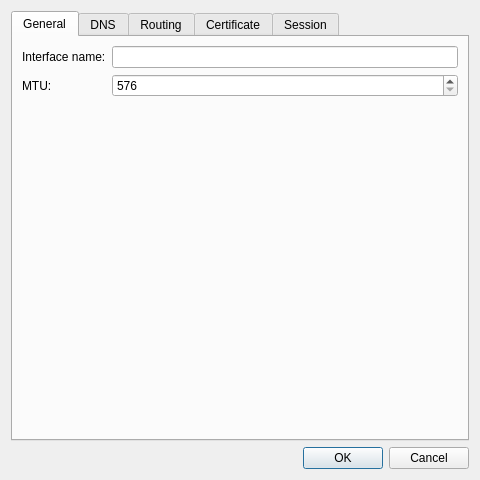
<?xml version="1.0" encoding="UTF-8"?>
<ui version="4.0">
 <class>SnxAdvancedWidget</class>
 <widget class="QDialog" name="SnxAdvancedWidget">
  <property name="geometry">
   <rect>
    <x>0</x>
    <y>0</y>
    <width>480</width>
    <height>480</height>
   </rect>
  </property>
  <property name="windowTitle">
   <string>Advanced Settings</string>
  </property>
  <layout class="QVBoxLayout" name="rootLayout">
   <item>
    <widget class="QTabWidget" name="tabs">
     <widget class="QWidget" name="generalTab">
      <attribute name="title">
       <string>General</string>
      </attribute>
      <layout class="QFormLayout" name="generalTabLayout">
       <item row="0" column="0">
        <widget class="QLabel" name="ifNameLabel">
         <property name="text">
          <string>Interface name:</string>
         </property>
         <property name="buddy">
          <cstring>ifName</cstring>
         </property>
        </widget>
       </item>
       <item row="0" column="1">
        <widget class="QLineEdit" name="ifName"/>
       </item>
       <item row="1" column="0">
        <widget class="QLabel" name="mtuLabel">
         <property name="text">
          <string>MTU:</string>
         </property>
         <property name="buddy">
          <cstring>mtu</cstring>
         </property>
        </widget>
       </item>
       <item row="1" column="1">
        <widget class="QSpinBox" name="mtu">
         <property name="minimum">
          <number>576</number>
         </property>
         <property name="maximum">
          <number>9000</number>
         </property>
        </widget>
       </item>
      </layout>
     </widget>
     <widget class="QWidget" name="dnsTab">
      <attribute name="title">
       <string>DNS</string>
      </attribute>
      <layout class="QFormLayout" name="dnsTabLayout">
       <item row="0" column="0">
        <widget class="QLabel" name="dnsServersLabel">
         <property name="text">
          <string>Additional DNS servers:</string>
         </property>
         <property name="buddy">
          <cstring>dnsServers</cstring>
         </property>
        </widget>
       </item>
       <item row="0" column="1">
        <widget class="QLineEdit" name="dnsServers"/>
       </item>
       <item row="1" column="0">
        <widget class="QLabel" name="ignoreDnsServersLabel">
         <property name="text">
          <string>Ignored DNS servers:</string>
         </property>
         <property name="buddy">
          <cstring>ignoreDnsServers</cstring>
         </property>
        </widget>
       </item>
       <item row="1" column="1">
        <widget class="QLineEdit" name="ignoreDnsServers"/>
       </item>
       <item row="2" column="0">
        <widget class="QLabel" name="searchDomainsLabel">
         <property name="text">
          <string>Search domains:</string>
         </property>
         <property name="buddy">
          <cstring>searchDomains</cstring>
         </property>
        </widget>
       </item>
       <item row="2" column="1">
        <widget class="QLineEdit" name="searchDomains"/>
       </item>
       <item row="3" column="0">
        <widget class="QLabel" name="ignoreSearchDomainsLabel">
         <property name="text">
          <string>Ignored search domains:</string>
         </property>
         <property name="buddy">
          <cstring>ignoreSearchDomains</cstring>
         </property>
        </widget>
       </item>
       <item row="3" column="1">
        <widget class="QLineEdit" name="ignoreSearchDomains"/>
       </item>
       <item row="4" column="1">
        <widget class="QCheckBox" name="setRoutingDomains">
         <property name="text">
          <string>Use routing domains for split DNS</string>
         </property>
        </widget>
       </item>
       <item row="5" column="0">
        <widget class="QLabel" name="dnsPriorityLabel">
         <property name="text">
          <string>DNS priority:</string>
         </property>
         <property name="buddy">
          <cstring>dnsPriority</cstring>
         </property>
        </widget>
       </item>
       <item row="5" column="1">
        <widget class="QSpinBox" name="dnsPriority">
         <property name="minimum">
          <number>-1000</number>
         </property>
         <property name="maximum">
          <number>1000</number>
         </property>
        </widget>
       </item>
       <item row="6" column="1">
        <widget class="QCheckBox" name="disableIpv6">
         <property name="text">
          <string>Disable IPv6 while connected</string>
         </property>
        </widget>
       </item>
      </layout>
     </widget>
     <widget class="QWidget" name="routingTab">
      <attribute name="title">
       <string>Routing</string>
      </attribute>
      <layout class="QFormLayout" name="routingTabLayout">
       <item row="0" column="1">
        <widget class="QCheckBox" name="defaultRoute">
         <property name="text">
          <string>Use as default route</string>
         </property>
        </widget>
       </item>
       <item row="1" column="1">
        <widget class="QCheckBox" name="noRouting">
         <property name="text">
          <string>Ignore routes received from the gateway</string>
         </property>
        </widget>
       </item>
       <item row="2" column="0">
        <widget class="QLabel" name="addRoutesLabel">
         <property name="text">
          <string>Additional routes:</string>
         </property>
         <property name="buddy">
          <cstring>addRoutes</cstring>
         </property>
        </widget>
       </item>
       <item row="2" column="1">
        <widget class="QLineEdit" name="addRoutes"/>
       </item>
       <item row="3" column="0">
        <widget class="QLabel" name="ignoreRoutesLabel">
         <property name="text">
          <string>Ignored routes:</string>
         </property>
         <property name="buddy">
          <cstring>ignoreRoutes</cstring>
         </property>
        </widget>
       </item>
       <item row="3" column="1">
        <widget class="QLineEdit" name="ignoreRoutes"/>
       </item>
       <item row="4" column="1">
        <widget class="QCheckBox" name="allowForwarding">
         <property name="text">
          <string>Allow forwarding</string>
         </property>
        </widget>
       </item>
      </layout>
     </widget>
     <widget class="QWidget" name="certTab">
      <attribute name="title">
       <string>Certificate</string>
      </attribute>
      <layout class="QFormLayout" name="certTabLayout">
       <item row="0" column="0">
        <widget class="QLabel" name="caCertLabel">
         <property name="text">
          <string>CA certificate path:</string>
         </property>
         <property name="buddy">
          <cstring>caCert</cstring>
         </property>
        </widget>
       </item>
       <item row="0" column="1">
        <layout class="QHBoxLayout" name="caCertRow">
         <item>
          <widget class="QLineEdit" name="caCert"/>
         </item>
         <item>
          <widget class="QPushButton" name="caCertBrowse">
           <property name="text">
            <string>Browse...</string>
           </property>
          </widget>
         </item>
        </layout>
       </item>
       <item row="1" column="1">
        <widget class="QCheckBox" name="ignoreServerCert">
         <property name="toolTip">
          <string>Skip TLS certificate validation for the gateway. Insecure: only use this for gateways with self-signed certificates you already trust.</string>
         </property>
         <property name="text">
          <string>Ignore server certificate (insecure)</string>
         </property>
        </widget>
       </item>
      </layout>
     </widget>
     <widget class="QWidget" name="sessionTab">
      <attribute name="title">
       <string>Session</string>
      </attribute>
      <layout class="QFormLayout" name="sessionTabLayout">
       <item row="0" column="1">
        <widget class="QCheckBox" name="noKeepalive">
         <property name="text">
          <string>Disable IPsec keepalive</string>
         </property>
        </widget>
       </item>
       <item row="1" column="1">
        <widget class="QCheckBox" name="portKnock">
         <property name="text">
          <string>NAT-T port knock</string>
         </property>
        </widget>
       </item>
       <item row="2" column="1">
        <widget class="QCheckBox" name="ikePersist">
         <property name="text">
          <string>Persist IKE session</string>
         </property>
        </widget>
       </item>
       <item row="3" column="0">
        <widget class="QLabel" name="ikeLifetimeLabel">
         <property name="text">
          <string>IKE lifetime (seconds):</string>
         </property>
         <property name="buddy">
          <cstring>ikeLifetime</cstring>
         </property>
        </widget>
       </item>
       <item row="3" column="1">
        <widget class="QSpinBox" name="ikeLifetime">
         <property name="maximum">
          <number>604800</number>
         </property>
         <property name="singleStep">
          <number>60</number>
         </property>
        </widget>
       </item>
       <item row="4" column="0">
        <widget class="QLabel" name="ipLeaseTimeLabel">
         <property name="text">
          <string>IP lease time (seconds):</string>
         </property>
         <property name="buddy">
          <cstring>ipLeaseTime</cstring>
         </property>
        </widget>
       </item>
       <item row="4" column="1">
        <widget class="QSpinBox" name="ipLeaseTime">
         <property name="maximum">
          <number>604800</number>
         </property>
         <property name="singleStep">
          <number>60</number>
         </property>
        </widget>
       </item>
      </layout>
     </widget>
    </widget>
   </item>
   <item>
    <widget class="QDialogButtonBox" name="buttonBox">
     <property name="standardButtons">
      <set>QDialogButtonBox::Cancel|QDialogButtonBox::Ok</set>
     </property>
    </widget>
   </item>
  </layout>
 </widget>
 <resources/>
 <connections>
  <connection>
   <sender>buttonBox</sender>
   <signal>accepted()</signal>
   <receiver>SnxAdvancedWidget</receiver>
   <slot>accept()</slot>
  </connection>
  <connection>
   <sender>buttonBox</sender>
   <signal>rejected()</signal>
   <receiver>SnxAdvancedWidget</receiver>
   <slot>reject()</slot>
  </connection>
 </connections>
</ui>
